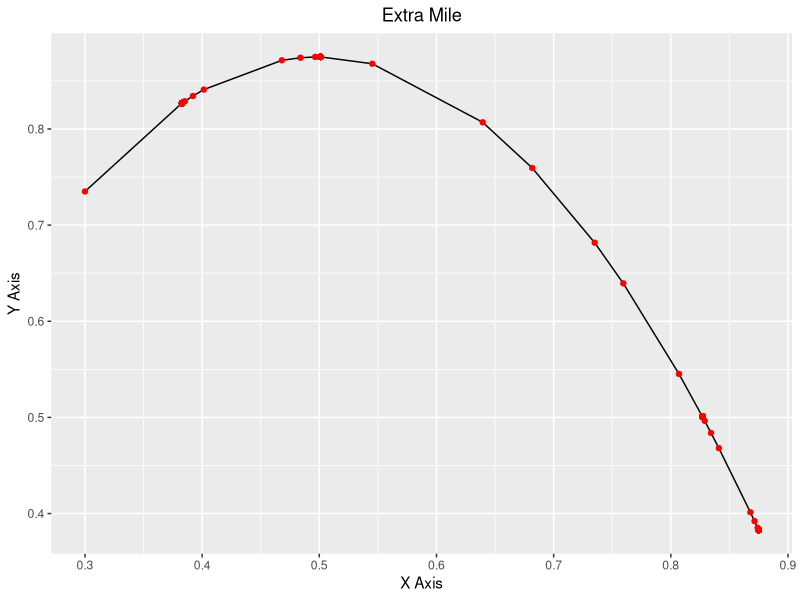

Reproduce this figure in R.
## ---- chunk 1

library(ggplot2)

## ---- chunk 2

x1=vector()
x2=vector()

x1[1]=0.3
x2[1]=3.5*x1[1]*(1-x1[1])

for (i in 2:1000){
  x1[i]=x2[i-1]
  x2[i]=3.5*x1[i]*(1-x1[i])
}

## ---- chunk 3
dataframe=data.frame(X1=x1,X2=x2)

ggplot(dataframe,aes(x1,x2))+
  geom_line()+
  geom_point(colour="red")+
  labs(x="X Axis",y="Y Axis")+
  ggtitle("Extra Mile")+
  theme(plot.title = element_text(hjust = 0.5))

